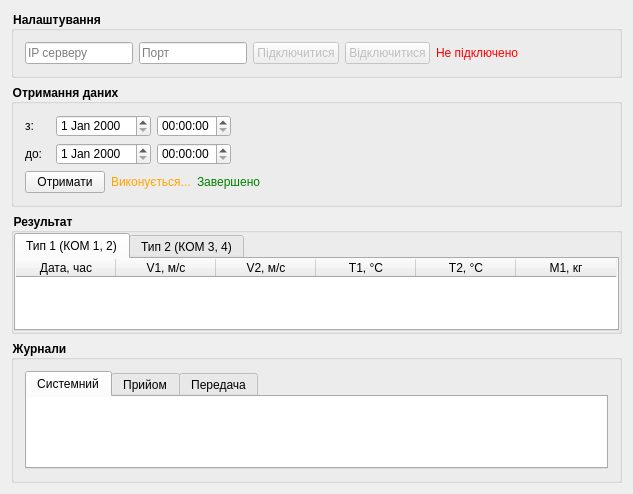
<?xml version="1.0" encoding="UTF-8"?>
<ui version="4.0">
 <class>MainWindow</class>
 <widget class="QWidget" name="MainWindow">
  <property name="geometry">
   <rect>
    <x>0</x>
    <y>0</y>
    <width>633</width>
    <height>457</height>
   </rect>
  </property>
  <property name="windowTitle">
   <string>MainWindow</string>
  </property>
  <layout class="QVBoxLayout" name="verticalLayout_13">
   <item>
    <widget class="QGroupBox" name="groupBox">
     <property name="styleSheet">
      <string notr="true">QGroupBox {
	font-weight: bold;
}</string>
     </property>
     <property name="title">
      <string>Налаштування</string>
     </property>
     <layout class="QVBoxLayout" name="verticalLayout">
      <item>
       <layout class="QHBoxLayout" name="horizontalLayout" stretch="0,0,0,0,0,1">
        <item>
         <widget class="QLineEdit" name="lineEdit_2">
          <property name="maxLength">
           <number>32767</number>
          </property>
          <property name="placeholderText">
           <string>IP серверу</string>
          </property>
         </widget>
        </item>
        <item>
         <widget class="QLineEdit" name="lineEdit">
          <property name="maxLength">
           <number>32767</number>
          </property>
          <property name="placeholderText">
           <string>Порт</string>
          </property>
         </widget>
        </item>
        <item>
         <widget class="QPushButton" name="pushButton">
          <property name="enabled">
           <bool>false</bool>
          </property>
          <property name="text">
           <string>Підключитися</string>
          </property>
         </widget>
        </item>
        <item>
         <widget class="QPushButton" name="pushButton_2">
          <property name="enabled">
           <bool>false</bool>
          </property>
          <property name="text">
           <string>Відключитися</string>
          </property>
         </widget>
        </item>
        <item>
         <widget class="QLabel" name="label">
          <property name="styleSheet">
           <string notr="true">QLabel {
	color: red;
}</string>
          </property>
          <property name="text">
           <string>Не підключено</string>
          </property>
         </widget>
        </item>
        <item>
         <spacer name="horizontalSpacer">
          <property name="orientation">
           <enum>Qt::Horizontal</enum>
          </property>
          <property name="sizeHint" stdset="0">
           <size>
            <width>136</width>
            <height>14</height>
           </size>
          </property>
         </spacer>
        </item>
       </layout>
      </item>
     </layout>
    </widget>
   </item>
   <item>
    <widget class="QGroupBox" name="groupBox_2">
     <property name="styleSheet">
      <string notr="true">QGroupBox {
	font-weight: bold;
}</string>
     </property>
     <property name="title">
      <string>Отримання даних</string>
     </property>
     <layout class="QVBoxLayout" name="verticalLayout_2">
      <item>
       <layout class="QHBoxLayout" name="horizontalLayout_2" stretch="0,0,0,0">
        <item>
         <widget class="QLabel" name="label_2">
          <property name="minimumSize">
           <size>
            <width>25</width>
            <height>0</height>
           </size>
          </property>
          <property name="text">
           <string>з:</string>
          </property>
         </widget>
        </item>
        <item>
         <widget class="QDateEdit" name="dateEdit"/>
        </item>
        <item>
         <widget class="QTimeEdit" name="timeEdit"/>
        </item>
        <item>
         <spacer name="horizontalSpacer_3">
          <property name="orientation">
           <enum>Qt::Horizontal</enum>
          </property>
          <property name="sizeHint" stdset="0">
           <size>
            <width>40</width>
            <height>20</height>
           </size>
          </property>
         </spacer>
        </item>
       </layout>
      </item>
      <item>
       <layout class="QHBoxLayout" name="horizontalLayout_5">
        <item>
         <widget class="QLabel" name="label_3">
          <property name="minimumSize">
           <size>
            <width>25</width>
            <height>0</height>
           </size>
          </property>
          <property name="text">
           <string>до:</string>
          </property>
         </widget>
        </item>
        <item>
         <widget class="QDateEdit" name="dateEdit_2"/>
        </item>
        <item>
         <widget class="QTimeEdit" name="timeEdit_2"/>
        </item>
        <item>
         <spacer name="horizontalSpacer_2">
          <property name="orientation">
           <enum>Qt::Horizontal</enum>
          </property>
          <property name="sizeHint" stdset="0">
           <size>
            <width>40</width>
            <height>20</height>
           </size>
          </property>
         </spacer>
        </item>
       </layout>
      </item>
      <item>
       <layout class="QHBoxLayout" name="horizontalLayout_4">
        <item>
         <widget class="QPushButton" name="pushButton_3">
          <property name="text">
           <string>Отримати</string>
          </property>
         </widget>
        </item>
        <item>
         <widget class="QLabel" name="label_4">
          <property name="styleSheet">
           <string notr="true">color: orange;</string>
          </property>
          <property name="text">
           <string>Виконується...</string>
          </property>
         </widget>
        </item>
        <item>
         <widget class="QLabel" name="label_8">
          <property name="styleSheet">
           <string notr="true">color: green;</string>
          </property>
          <property name="text">
           <string>Завершено</string>
          </property>
         </widget>
        </item>
        <item>
         <spacer name="horizontalSpacer_6">
          <property name="orientation">
           <enum>Qt::Horizontal</enum>
          </property>
          <property name="sizeHint" stdset="0">
           <size>
            <width>40</width>
            <height>20</height>
           </size>
          </property>
         </spacer>
        </item>
       </layout>
      </item>
     </layout>
    </widget>
   </item>
   <item>
    <widget class="QGroupBox" name="groupBox_3">
     <property name="styleSheet">
      <string notr="true">QGroupBox {
	font-weight: bold;
}</string>
     </property>
     <property name="title">
      <string>Результат</string>
     </property>
     <layout class="QVBoxLayout" name="verticalLayout_3">
      <property name="spacing">
       <number>0</number>
      </property>
      <property name="leftMargin">
       <number>0</number>
      </property>
      <property name="topMargin">
       <number>0</number>
      </property>
      <property name="rightMargin">
       <number>0</number>
      </property>
      <property name="bottomMargin">
       <number>0</number>
      </property>
      <item>
       <widget class="QTabWidget" name="tabWidget">
        <property name="currentIndex">
         <number>0</number>
        </property>
        <widget class="QWidget" name="tab">
         <attribute name="title">
          <string>Тип 1 (КОМ 1, 2)</string>
         </attribute>
         <layout class="QVBoxLayout" name="verticalLayout_5">
          <property name="leftMargin">
           <number>0</number>
          </property>
          <property name="topMargin">
           <number>0</number>
          </property>
          <property name="rightMargin">
           <number>0</number>
          </property>
          <property name="bottomMargin">
           <number>0</number>
          </property>
          <item>
           <widget class="QTableWidget" name="type1Table">
            <property name="frameShape">
             <enum>QFrame::NoFrame</enum>
            </property>
            <column>
             <property name="text">
              <string>Дата, час</string>
             </property>
            </column>
            <column>
             <property name="text">
              <string>V1, м/с</string>
             </property>
            </column>
            <column>
             <property name="text">
              <string>V2, м/с</string>
             </property>
            </column>
            <column>
             <property name="text">
              <string>T1, °C</string>
             </property>
            </column>
            <column>
             <property name="text">
              <string>T2, °C</string>
             </property>
            </column>
            <column>
             <property name="text">
              <string>M1, кг</string>
             </property>
            </column>
           </widget>
          </item>
         </layout>
        </widget>
        <widget class="QWidget" name="tab_2">
         <attribute name="title">
          <string>Тип 2 (КОМ 3, 4)</string>
         </attribute>
         <layout class="QVBoxLayout" name="verticalLayout_6">
          <property name="leftMargin">
           <number>0</number>
          </property>
          <property name="topMargin">
           <number>0</number>
          </property>
          <property name="rightMargin">
           <number>0</number>
          </property>
          <property name="bottomMargin">
           <number>0</number>
          </property>
          <item>
           <widget class="QTableWidget" name="type2Table">
            <property name="frameShape">
             <enum>QFrame::NoFrame</enum>
            </property>
            <column>
             <property name="text">
              <string>Дата, час</string>
             </property>
            </column>
            <column>
             <property name="text">
              <string>V1, м/с</string>
             </property>
            </column>
            <column>
             <property name="text">
              <string>T1, °C</string>
             </property>
            </column>
            <column>
             <property name="text">
              <string>T2, °C</string>
             </property>
            </column>
            <column>
             <property name="text">
              <string>M1, кг</string>
             </property>
            </column>
            <column>
             <property name="text">
              <string>L, м</string>
             </property>
            </column>
           </widget>
          </item>
         </layout>
        </widget>
       </widget>
      </item>
     </layout>
    </widget>
   </item>
   <item>
    <widget class="QGroupBox" name="groupBox_4">
     <property name="styleSheet">
      <string notr="true">QGroupBox {
	font-weight: bold;
}</string>
     </property>
     <property name="title">
      <string>Журнали</string>
     </property>
     <layout class="QVBoxLayout" name="verticalLayout_9">
      <item>
       <widget class="QTabWidget" name="tabWidget_3">
        <property name="currentIndex">
         <number>0</number>
        </property>
        <widget class="QWidget" name="tab_5">
         <attribute name="title">
          <string>Системний</string>
         </attribute>
         <layout class="QVBoxLayout" name="verticalLayout_10">
          <property name="leftMargin">
           <number>0</number>
          </property>
          <property name="topMargin">
           <number>0</number>
          </property>
          <property name="rightMargin">
           <number>0</number>
          </property>
          <property name="bottomMargin">
           <number>0</number>
          </property>
          <item>
           <widget class="QPlainTextEdit" name="plainTextEdit_2">
            <property name="frameShape">
             <enum>QFrame::NoFrame</enum>
            </property>
           </widget>
          </item>
         </layout>
        </widget>
        <widget class="QWidget" name="tab_6">
         <attribute name="title">
          <string>Прийом</string>
         </attribute>
         <layout class="QVBoxLayout" name="verticalLayout_11">
          <property name="leftMargin">
           <number>0</number>
          </property>
          <property name="topMargin">
           <number>0</number>
          </property>
          <property name="rightMargin">
           <number>0</number>
          </property>
          <property name="bottomMargin">
           <number>0</number>
          </property>
          <item>
           <widget class="QPlainTextEdit" name="plainTextEdit_4">
            <property name="frameShape">
             <enum>QFrame::NoFrame</enum>
            </property>
           </widget>
          </item>
         </layout>
        </widget>
        <widget class="QWidget" name="tab_7">
         <attribute name="title">
          <string>Передача</string>
         </attribute>
         <layout class="QVBoxLayout" name="verticalLayout_12">
          <property name="leftMargin">
           <number>0</number>
          </property>
          <property name="topMargin">
           <number>0</number>
          </property>
          <property name="rightMargin">
           <number>0</number>
          </property>
          <property name="bottomMargin">
           <number>0</number>
          </property>
          <item>
           <widget class="QPlainTextEdit" name="plainTextEdit_5">
            <property name="frameShape">
             <enum>QFrame::NoFrame</enum>
            </property>
           </widget>
          </item>
         </layout>
        </widget>
       </widget>
      </item>
     </layout>
    </widget>
   </item>
  </layout>
 </widget>
 <layoutdefault spacing="6" margin="11"/>
 <resources/>
 <connections/>
</ui>
